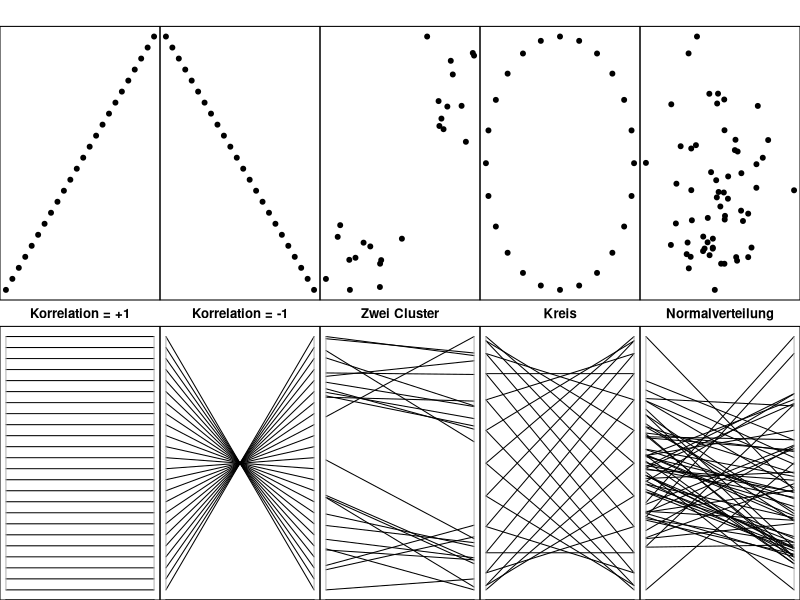

This figure's R source:
library("MASS")
set.seed(0)
n  <- 24
t  <- (1:n)/(n/2)
x <- list(cbind(t, t), cbind(t, -t),
          rbind(matrix(rnorm(n), nc=2), matrix(rnorm(n, mean=5), nc=2)),
          cbind(cos(pi*t), sin(pi*t)), rbind(matrix(rnorm(5*n), nc=2)))
lab <- list("Korrelation = +1", "Korrelation = -1", "Zwei Cluster", "Kreis", "Normalverteilung")

pdf("ParallelCoordinatePattern.pdf", width=10, height=4)
par(mfcol=c(2,length(x)), mar=c(0,0,2,0), pch=19)
for (i in seq(x)) {
  plot(x=x[[i]][,1], y=x[[i]][,2], axes=F)
  box()
  parcoord(x[[i]], main=lab[[i]])
  box()
}
dev.off()
if (interactive()) browseURL(paste0(getwd(),"/ParallelCoordinatePattern.pdf"))
